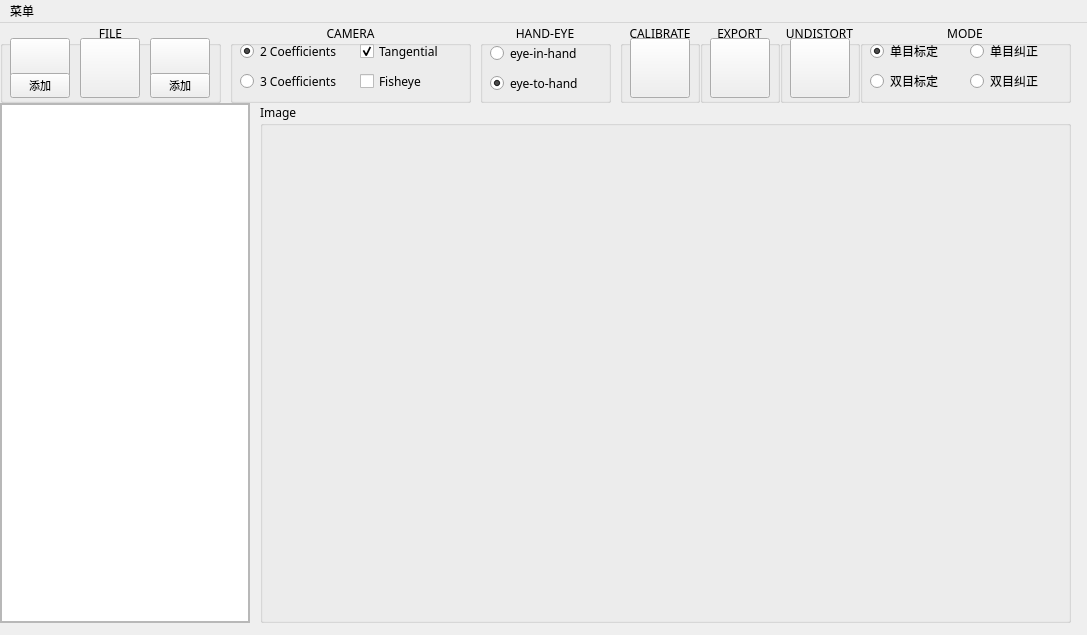
<?xml version="1.0" encoding="UTF-8"?>
<ui version="4.0">
 <class>HandEyeCalibration</class>
 <widget class="QMainWindow" name="HandEyeCalibration">
  <property name="geometry">
   <rect>
    <x>0</x>
    <y>0</y>
    <width>1087</width>
    <height>635</height>
   </rect>
  </property>
  <property name="windowTitle">
   <string>相机标定</string>
  </property>
  <property name="windowIcon">
   <iconset resource="res/image.qrc">
    <normaloff>:/icon/camera.png</normaloff>:/icon/camera.png</iconset>
  </property>
  <widget class="QWidget" name="centralwidget">
   <widget class="QGroupBox" name="FILE">
    <property name="geometry">
     <rect>
      <x>0</x>
      <y>0</y>
      <width>221</width>
      <height>80</height>
     </rect>
    </property>
    <property name="font">
     <font>
      <family>微软雅黑</family>
     </font>
    </property>
    <property name="title">
     <string>FILE</string>
    </property>
    <property name="alignment">
     <set>Qt::AlignCenter</set>
    </property>
    <widget class="QPushButton" name="addImage">
     <property name="geometry">
      <rect>
       <x>10</x>
       <y>15</y>
       <width>60</width>
       <height>40</height>
      </rect>
     </property>
     <property name="cursor">
      <cursorShape>PointingHandCursor</cursorShape>
     </property>
     <property name="icon">
      <iconset>
       <normaloff>res/AddImage.png</normaloff>
       <normalon>:/icon/AddImage.png</normalon>res/AddImage.png</iconset>
     </property>
     <property name="iconSize">
      <size>
       <width>50</width>
       <height>50</height>
      </size>
     </property>
    </widget>
    <widget class="QPushButton" name="delete_1">
     <property name="geometry">
      <rect>
       <x>80</x>
       <y>15</y>
       <width>60</width>
       <height>60</height>
      </rect>
     </property>
     <property name="cursor">
      <cursorShape>PointingHandCursor</cursorShape>
     </property>
     <property name="text">
      <string/>
     </property>
     <property name="icon">
      <iconset resource="res/image.qrc">
       <normaloff>:/icon/delete.png</normaloff>
       <normalon>:/icon/delete.png</normalon>:/icon/delete.png</iconset>
     </property>
     <property name="iconSize">
      <size>
       <width>35</width>
       <height>35</height>
      </size>
     </property>
    </widget>
    <widget class="QPushButton" name="Camera">
     <property name="geometry">
      <rect>
       <x>10</x>
       <y>50</y>
       <width>60</width>
       <height>25</height>
      </rect>
     </property>
     <property name="font">
      <font>
       <pointsize>8</pointsize>
      </font>
     </property>
     <property name="cursor">
      <cursorShape>PointingHandCursor</cursorShape>
     </property>
     <property name="text">
      <string>添加</string>
     </property>
    </widget>
    <widget class="QPushButton" name="addRobot">
     <property name="geometry">
      <rect>
       <x>150</x>
       <y>15</y>
       <width>60</width>
       <height>40</height>
      </rect>
     </property>
     <property name="cursor">
      <cursorShape>PointingHandCursor</cursorShape>
     </property>
     <property name="icon">
      <iconset resource="res/image.qrc">
       <normaloff>:/icon/robot.png</normaloff>
       <normalon>:/icon/robot.png</normalon>:/icon/robot.png</iconset>
     </property>
    </widget>
    <widget class="QPushButton" name="Robot">
     <property name="geometry">
      <rect>
       <x>150</x>
       <y>50</y>
       <width>60</width>
       <height>25</height>
      </rect>
     </property>
     <property name="font">
      <font>
       <pointsize>8</pointsize>
      </font>
     </property>
     <property name="cursor">
      <cursorShape>PointingHandCursor</cursorShape>
     </property>
     <property name="text">
      <string>添加</string>
     </property>
    </widget>
   </widget>
   <widget class="QGroupBox" name="OPTIONS">
    <property name="geometry">
     <rect>
      <x>230</x>
      <y>0</y>
      <width>241</width>
      <height>80</height>
     </rect>
    </property>
    <property name="font">
     <font>
      <family>微软雅黑</family>
     </font>
    </property>
    <property name="title">
     <string>CAMERA</string>
    </property>
    <property name="alignment">
     <set>Qt::AlignCenter</set>
    </property>
    <widget class="QRadioButton" name="k_2">
     <property name="geometry">
      <rect>
       <x>10</x>
       <y>20</y>
       <width>100</width>
       <height>16</height>
      </rect>
     </property>
     <property name="text">
      <string>2 Coefficients</string>
     </property>
     <property name="checked">
      <bool>true</bool>
     </property>
    </widget>
    <widget class="QRadioButton" name="k_3">
     <property name="enabled">
      <bool>true</bool>
     </property>
     <property name="geometry">
      <rect>
       <x>10</x>
       <y>50</y>
       <width>100</width>
       <height>16</height>
      </rect>
     </property>
     <property name="text">
      <string>3 Coefficients</string>
     </property>
     <property name="checked">
      <bool>false</bool>
     </property>
    </widget>
    <widget class="QCheckBox" name="tangential">
     <property name="geometry">
      <rect>
       <x>130</x>
       <y>20</y>
       <width>100</width>
       <height>16</height>
      </rect>
     </property>
     <property name="text">
      <string>Tangential</string>
     </property>
     <property name="checked">
      <bool>true</bool>
     </property>
    </widget>
    <widget class="QCheckBox" name="fisheye">
     <property name="geometry">
      <rect>
       <x>130</x>
       <y>50</y>
       <width>101</width>
       <height>16</height>
      </rect>
     </property>
     <property name="text">
      <string>Fisheye</string>
     </property>
    </widget>
   </widget>
   <widget class="QGroupBox" name="CALIBRATE">
    <property name="geometry">
     <rect>
      <x>620</x>
      <y>0</y>
      <width>80</width>
      <height>80</height>
     </rect>
    </property>
    <property name="font">
     <font>
      <family>微软雅黑</family>
     </font>
    </property>
    <property name="title">
     <string>CALIBRATE</string>
    </property>
    <property name="alignment">
     <set>Qt::AlignCenter</set>
    </property>
    <widget class="QPushButton" name="calibrate">
     <property name="geometry">
      <rect>
       <x>10</x>
       <y>15</y>
       <width>60</width>
       <height>60</height>
      </rect>
     </property>
     <property name="cursor">
      <cursorShape>PointingHandCursor</cursorShape>
     </property>
     <property name="text">
      <string/>
     </property>
     <property name="icon">
      <iconset resource="res/image.qrc">
       <normaloff>:/icon/play.png</normaloff>
       <normalon>:/icon/play.png</normalon>:/icon/play.png</iconset>
     </property>
     <property name="iconSize">
      <size>
       <width>48</width>
       <height>48</height>
      </size>
     </property>
    </widget>
   </widget>
   <widget class="QGroupBox" name="EXPORT">
    <property name="geometry">
     <rect>
      <x>700</x>
      <y>0</y>
      <width>80</width>
      <height>80</height>
     </rect>
    </property>
    <property name="font">
     <font>
      <family>微软雅黑</family>
     </font>
    </property>
    <property name="title">
     <string>EXPORT</string>
    </property>
    <property name="alignment">
     <set>Qt::AlignCenter</set>
    </property>
    <widget class="QPushButton" name="export_1">
     <property name="geometry">
      <rect>
       <x>10</x>
       <y>15</y>
       <width>60</width>
       <height>60</height>
      </rect>
     </property>
     <property name="cursor">
      <cursorShape>PointingHandCursor</cursorShape>
     </property>
     <property name="text">
      <string/>
     </property>
     <property name="icon">
      <iconset resource="res/image.qrc">
       <normaloff>:/icon/yes.png</normaloff>
       <normalon>res/yes.png</normalon>:/icon/yes.png</iconset>
     </property>
     <property name="iconSize">
      <size>
       <width>48</width>
       <height>48</height>
      </size>
     </property>
    </widget>
   </widget>
   <widget class="QScrollArea" name="scrollArea">
    <property name="geometry">
     <rect>
      <x>0</x>
      <y>80</y>
      <width>250</width>
      <height>520</height>
     </rect>
    </property>
    <property name="minimumSize">
     <size>
      <width>130</width>
      <height>100</height>
     </size>
    </property>
    <property name="maximumSize">
     <size>
      <width>500000</width>
      <height>500000</height>
     </size>
    </property>
    <property name="widgetResizable">
     <bool>true</bool>
    </property>
    <widget class="QWidget" name="scrollAreaWidgetContents">
     <property name="geometry">
      <rect>
       <x>0</x>
       <y>0</y>
       <width>248</width>
       <height>518</height>
      </rect>
     </property>
     <property name="minimumSize">
      <size>
       <width>130</width>
       <height>150</height>
      </size>
     </property>
     <property name="maximumSize">
      <size>
       <width>248</width>
       <height>16777215</height>
      </size>
     </property>
     <widget class="QListWidget" name="listWidget">
      <property name="geometry">
       <rect>
        <x>0</x>
        <y>0</y>
        <width>248</width>
        <height>518</height>
       </rect>
      </property>
      <property name="minimumSize">
       <size>
        <width>248</width>
        <height>518</height>
       </size>
      </property>
      <property name="maximumSize">
       <size>
        <width>248</width>
        <height>16777215</height>
       </size>
      </property>
     </widget>
     <widget class="QLabel" name="intro">
      <property name="geometry">
       <rect>
        <x>0</x>
        <y>-1</y>
        <width>248</width>
        <height>101</height>
       </rect>
      </property>
      <property name="font">
       <font>
        <family>微软雅黑</family>
       </font>
      </property>
      <property name="text">
       <string/>
      </property>
      <property name="alignment">
       <set>Qt::AlignLeading|Qt::AlignLeft|Qt::AlignTop</set>
      </property>
     </widget>
    </widget>
   </widget>
   <widget class="QGroupBox" name="Image_Group">
    <property name="geometry">
     <rect>
      <x>260</x>
      <y>80</y>
      <width>811</width>
      <height>520</height>
     </rect>
    </property>
    <property name="font">
     <font>
      <family>微软雅黑</family>
     </font>
    </property>
    <property name="title">
     <string>Image</string>
    </property>
    <widget class="QLabel" name="Image">
     <property name="geometry">
      <rect>
       <x>90</x>
       <y>15</y>
       <width>651</width>
       <height>495</height>
      </rect>
     </property>
     <property name="text">
      <string/>
     </property>
     <property name="alignment">
      <set>Qt::AlignCenter</set>
     </property>
    </widget>
   </widget>
   <widget class="QGroupBox" name="UNDISTORT">
    <property name="geometry">
     <rect>
      <x>780</x>
      <y>0</y>
      <width>80</width>
      <height>80</height>
     </rect>
    </property>
    <property name="font">
     <font>
      <family>微软雅黑</family>
     </font>
    </property>
    <property name="title">
     <string>UNDISTORT</string>
    </property>
    <property name="alignment">
     <set>Qt::AlignCenter</set>
    </property>
    <widget class="QPushButton" name="undistort">
     <property name="geometry">
      <rect>
       <x>10</x>
       <y>15</y>
       <width>60</width>
       <height>60</height>
      </rect>
     </property>
     <property name="cursor">
      <cursorShape>PointingHandCursor</cursorShape>
     </property>
     <property name="text">
      <string/>
     </property>
     <property name="icon">
      <iconset resource="res/image.qrc">
       <normaloff>:/icon/undistort.png</normaloff>
       <normalon>:/icon/undistort.png</normalon>:/icon/undistort.png</iconset>
     </property>
     <property name="iconSize">
      <size>
       <width>40</width>
       <height>40</height>
      </size>
     </property>
    </widget>
   </widget>
   <widget class="QGroupBox" name="MODE">
    <property name="geometry">
     <rect>
      <x>860</x>
      <y>0</y>
      <width>211</width>
      <height>80</height>
     </rect>
    </property>
    <property name="font">
     <font>
      <family>微软雅黑</family>
     </font>
    </property>
    <property name="title">
     <string>MODE</string>
    </property>
    <property name="alignment">
     <set>Qt::AlignCenter</set>
    </property>
    <widget class="QRadioButton" name="single_camera">
     <property name="geometry">
      <rect>
       <x>10</x>
       <y>20</y>
       <width>85</width>
       <height>16</height>
      </rect>
     </property>
     <property name="text">
      <string>单目标定</string>
     </property>
     <property name="checked">
      <bool>true</bool>
     </property>
    </widget>
    <widget class="QRadioButton" name="double_camera">
     <property name="geometry">
      <rect>
       <x>10</x>
       <y>50</y>
       <width>85</width>
       <height>16</height>
      </rect>
     </property>
     <property name="text">
      <string>双目标定</string>
     </property>
    </widget>
    <widget class="QRadioButton" name="double_undistort">
     <property name="geometry">
      <rect>
       <x>110</x>
       <y>50</y>
       <width>89</width>
       <height>16</height>
      </rect>
     </property>
     <property name="text">
      <string>双目纠正</string>
     </property>
    </widget>
    <widget class="QRadioButton" name="single_undistort">
     <property name="geometry">
      <rect>
       <x>110</x>
       <y>20</y>
       <width>89</width>
       <height>16</height>
      </rect>
     </property>
     <property name="text">
      <string>单目纠正</string>
     </property>
    </widget>
   </widget>
   <widget class="QGroupBox" name="OPTIONS_2">
    <property name="geometry">
     <rect>
      <x>480</x>
      <y>0</y>
      <width>131</width>
      <height>80</height>
     </rect>
    </property>
    <property name="font">
     <font>
      <family>微软雅黑</family>
     </font>
    </property>
    <property name="title">
     <string>HAND-EYE</string>
    </property>
    <property name="alignment">
     <set>Qt::AlignCenter</set>
    </property>
    <widget class="QRadioButton" name="k_eye_to_hand">
     <property name="enabled">
      <bool>true</bool>
     </property>
     <property name="geometry">
      <rect>
       <x>10</x>
       <y>50</y>
       <width>121</width>
       <height>21</height>
      </rect>
     </property>
     <property name="text">
      <string>eye-to-hand</string>
     </property>
     <property name="checked">
      <bool>true</bool>
     </property>
    </widget>
    <widget class="QRadioButton" name="k_eye_in_hand">
     <property name="geometry">
      <rect>
       <x>10</x>
       <y>20</y>
       <width>121</width>
       <height>21</height>
      </rect>
     </property>
     <property name="text">
      <string>eye-in-hand</string>
     </property>
    </widget>
   </widget>
  </widget>
  <widget class="QMenuBar" name="menuBar">
   <property name="geometry">
    <rect>
     <x>0</x>
     <y>0</y>
     <width>1087</width>
     <height>26</height>
    </rect>
   </property>
   <widget class="QMenu" name="menu">
    <property name="title">
     <string>菜单</string>
    </property>
   </widget>
   <addaction name="menu"/>
  </widget>
 </widget>
 <resources>
  <include location="res/image.qrc"/>
 </resources>
 <connections/>
</ui>
